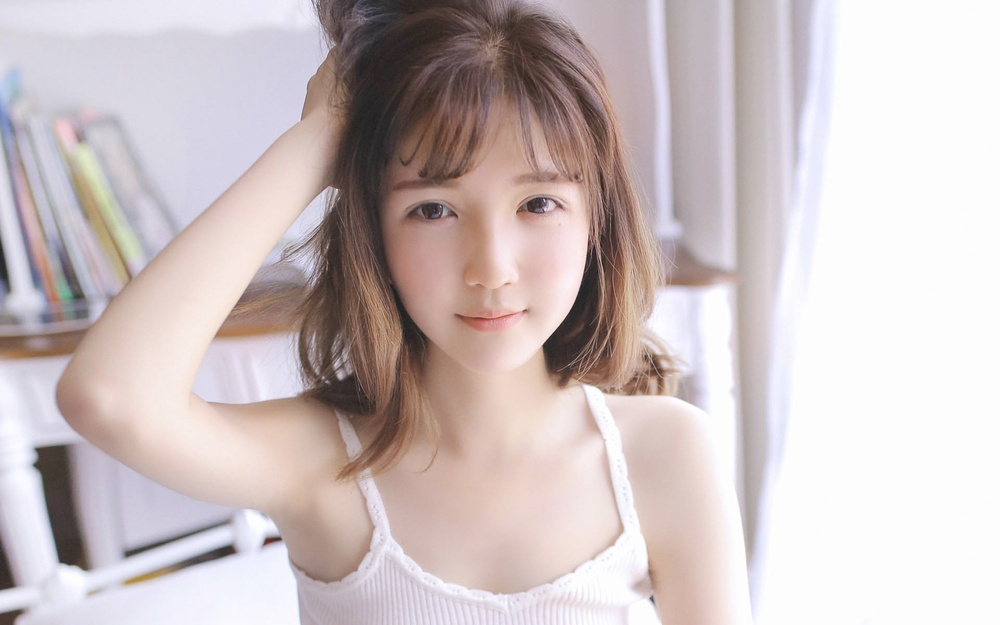
#> input picture python_img/5a0c2c1e61710.jpg, 1000 x 625 px, shrunk from 1920 x 1200 before the run
$ python sm.py
#> lines starting #> are read from the running program, lines starting #| are printed output that depends on the picture
from PIL import Image
import os
#import numba as nb


#@nb.jit(nopython=True)
def transform(imgName):
    # 图像组成：红绿蓝  （RGB）三原色组成    亮度（255,255,255）
#> called with imgName = '5a0c2c1e61710.jpg'
    image = imgName
    img = Image.open(image)
#> img is the input picture: PIL image 1000x625 RGB; mean R, G, B 204.1, 192, 192.3
    img_all = "素描" + image
    new = Image.new("L", img.size, 255)
#> new: PIL image 1000x625 L; every value is 255
    width, height = img.size
#> width = 1000; height = 625
    img = img.convert("L")
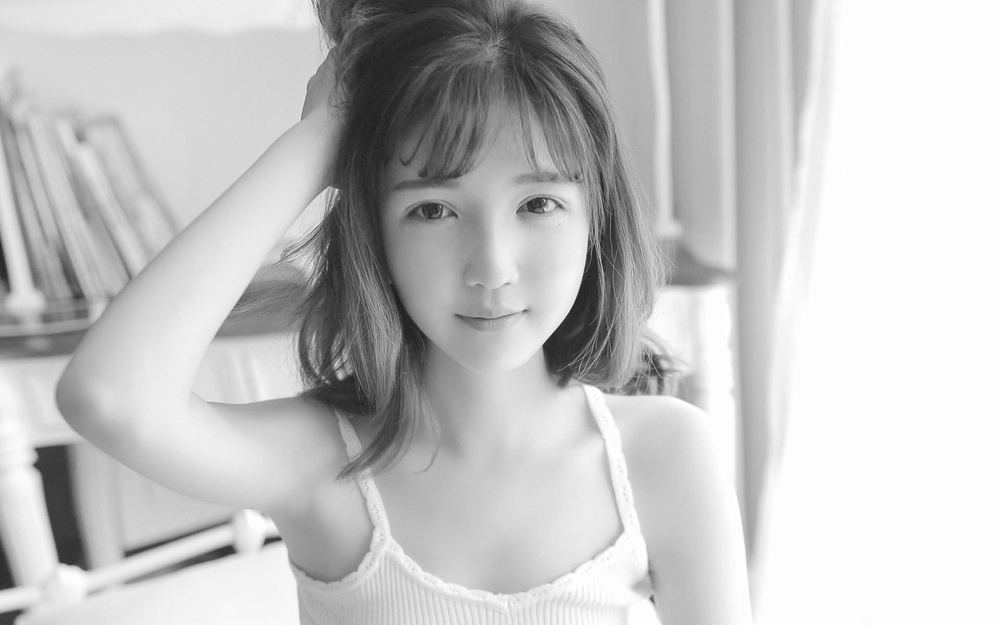
#> img: PIL image 1000x625 L; min 26, max 255, mean 195.6

    # 定义画笔的大小
    Pen_size = 3
    # 色差扩散器
    Color_Diff = 6
    for i in range(Pen_size + 1, width - Pen_size - 1):
        for j in range(Pen_size + 1, height - Pen_size - 1):
            # 原始的颜色
            originalColor = 255
            lcolor = sum([img.getpixel((i - r, j)) for r in range(Pen_size)]) // Pen_size
            rcolor = sum([img.getpixel((i + r, j)) for r in range(Pen_size)]) // Pen_size

            # 通道----颜料
            if abs(lcolor - rcolor) > Color_Diff:
                originalColor -= (255 - img.getpixel((i, j))) // 4
                new.putpixel((i, j), originalColor)

            ucolor = sum([img.getpixel((i, j - r)) for r in range(Pen_size)]) // Pen_size
            dcolor = sum([img.getpixel((i, j + r)) for r in range(Pen_size)]) // Pen_size

            # 通道----颜料
            if abs(ucolor - dcolor) > Color_Diff:
                originalColor -= (255 - img.getpixel((i, j))) // 4
                new.putpixel((i, j), originalColor)

            acolor = sum([img.getpixel((i - r, j - r)) for r in range(Pen_size)]) // Pen_size
            bcolor = sum([img.getpixel((i + r, j + r)) for r in range(Pen_size)]) // Pen_size

            # 通道----颜料
            if abs(acolor - bcolor) > Color_Diff:
                originalColor -= (255 - img.getpixel((i, j))) // 4
                new.putpixel((i, j), originalColor)

            qcolor = sum([img.getpixel((i + r, j - r)) for r in range(Pen_size)]) // Pen_size
            wcolor = sum([img.getpixel((i - r, j + r)) for r in range(Pen_size)]) // Pen_size

            # 通道----颜料
            if abs(qcolor - wcolor) > Color_Diff:
                originalColor -= (255 - img.getpixel((i, j))) // 4
                new.putpixel((i, j), originalColor)
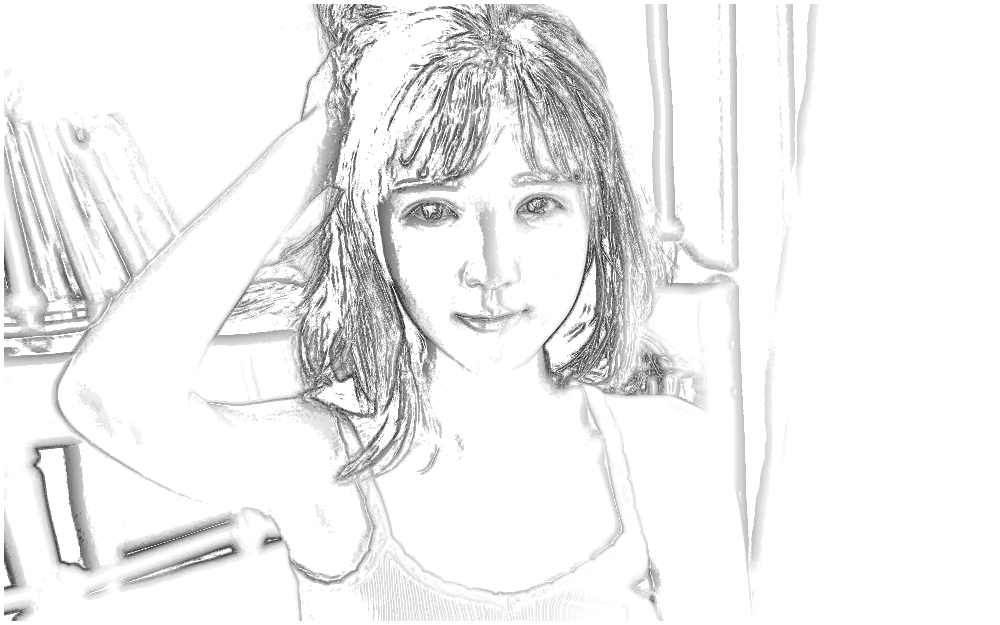
#> new: PIL image 1000x625 L; min 27, max 255, mean 238.8

    new.save(img_all)

    # 打开转换后的图片
    os.system(img_all)


if __name__ == '__main__':
    imageName = "5a0c2c1e61710.jpg"
    transform(imageName)
